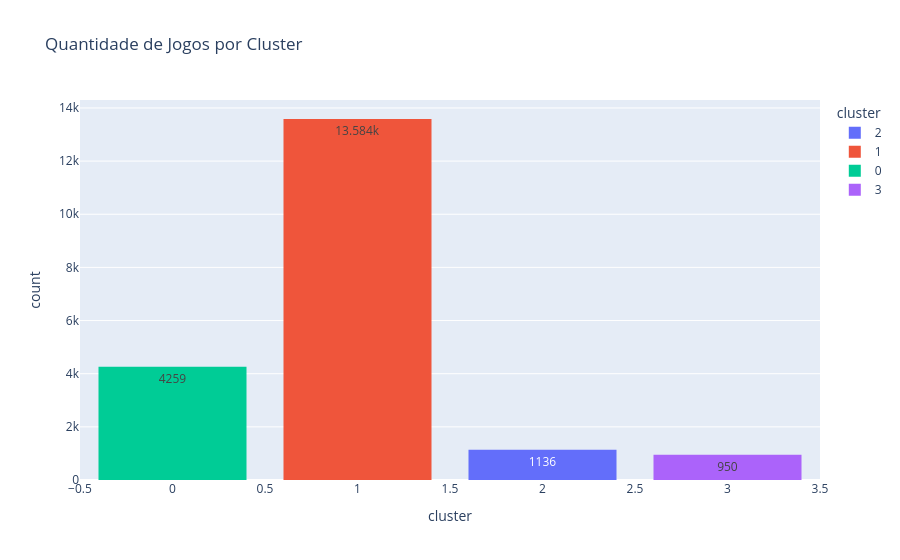

The cell this chart's notebook holds for it:
### Code cell
fig = px.histogram(X, x='cluster', color='cluster', text_auto=True, title="Quantidade de Jogos por Cluster")
fig.update_layout(bargap=0.2)

### Figure 1 — Plotly figure (JSON) as saved in the notebook; plotly's stock layout.template omitted (floating-point values rounded to 4 significant figures; data arrays with more than 128 entries replaced by an {"elided": "..."} marker saying what was removed)
{"data": [{"bingroup": "x", "hovertemplate": "cluster=%{x}<br>count=%{y}<extra></extra>", "legendgroup": "2", "marker": {"color": "#636efa", "pattern": {"shape": ""}}, "name": "2", "orientation": "v", "showlegend": true, "texttemplate": "%{value}", "type": "histogram", "x": {"elided": "1136 int values"}, "xaxis": "x", "yaxis": "y"}, {"bingroup": "x", "hovertemplate": "cluster=%{x}<br>count=%{y}<extra></extra>", "legendgroup": "1", "marker": {"color": "#EF553B", "pattern": {"shape": ""}}, "name": "1", "orientation": "v", "showlegend": true, "texttemplate": "%{value}", "type": "histogram", "x": {"elided": "13584 int values"}, "xaxis": "x", "yaxis": "y"}, {"bingroup": "x", "hovertemplate": "cluster=%{x}<br>count=%{y}<extra></extra>", "legendgroup": "0", "marker": {"color": "#00cc96", "pattern": {"shape": ""}}, "name": "0", "orientation": "v", "showlegend": true, "texttemplate": "%{value}", "type": "histogram", "x": {"elided": "4259 int values"}, "xaxis": "x", "yaxis": "y"}, {"bingroup": "x", "hovertemplate": "cluster=%{x}<br>count=%{y}<extra></extra>", "legendgroup": "3", "marker": {"color": "#ab63fa", "pattern": {"shape": ""}}, "name": "3", "orientation": "v", "showlegend": true, "texttemplate": "%{value}", "type": "histogram", "x": {"elided": "950 int values"}, "xaxis": "x", "yaxis": "y"}], "layout": {"bargap": 0.2, "barmode": "relative", "legend": {"title": {"text": "cluster"}, "tracegroupgap": 0}, "title": {"text": "Quantidade de Jogos por Cluster"}, "xaxis": {"anchor": "y", "categoryarray": [2, 1, 0, 3], "categoryorder": "array", "domain": [0, 1], "title": {"text": "cluster"}}, "yaxis": {"anchor": "x", "domain": [0, 1], "title": {"text": "count"}}}}
